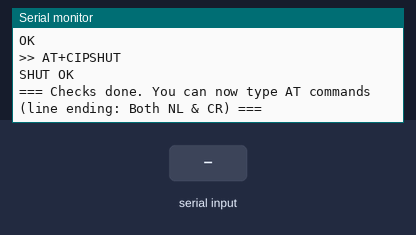
The sketch below on a simulated ESP32. On the bench: the last lines printed to the serial monitor. The test bench sets the inputs (shaded band). The modem accepts every AT command (registered, SIM ready, sends succeed) and sends nothing else.

Above: at 7.8 s.
7.9 s: "ERROR,1\n" received over the second serial link
At 8.3 s:
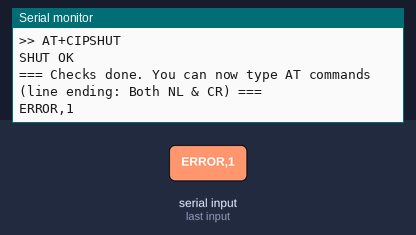
9.4 s: "FAIL,1\n" received over the second serial link
At 10.6 s:
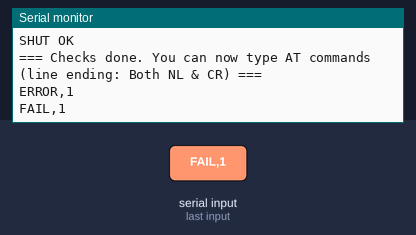
10.9 s: "OK,1\n" received over the second serial link
At 11.8 s:
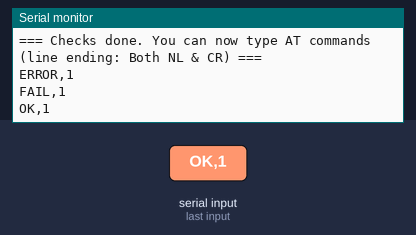
12.4 s: "READY,1\n" received over the second serial link
At 12.9 s:
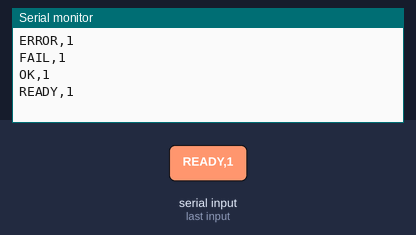
13.9 s: "ERROR" received over the second serial link
At 15.1 s:
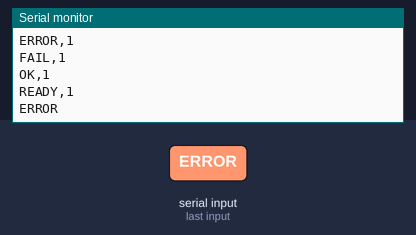
15.4 s: "FAIL" received over the second serial link
At 16.4 s:
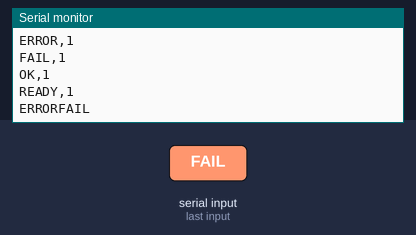

Measured:
- after the input at 7.9 s, the serial monitor: prints a new line at once (image 1)
- after the input at 9.4 s, the serial monitor: prints a new line at once (image 2)
- after the input at 10.9 s, the serial monitor: prints a new line at once (image 3)
- after the input at 12.4 s, the serial monitor: prints a new line at once (image 4)
- after the input at 13.9 s, the serial monitor: prints a new line at once (image 5)
- after the input at 15.4 s, the serial monitor: prints a new line at once (image 6)

The sketch:

sim800l_test.ino
```cpp
/*
  sim800l_test.ino
  ---------------------------------------------------------------
  Step-by-step SIM800L check for ESP32 (no extra libraries needed)

  Runs these checks automatically and prints PASS / FAIL:
    1. Modem answers AT commands      (wiring TX/RX, power)
    2. Supply voltage (AT+CBC)        (should be 3.6 - 4.3 V)
    3. SIM card ready (AT+CPIN?)      (SIM inserted, PIN lock off)
    4. Signal quality (AT+CSQ)        (antenna, coverage)
    5. Network registration (AT+CREG?)
    6. GPRS internet + IP address     (APN, data balance)
    7. TCP connection to the MQTT broker (the path the tracker uses)

  After the checks, the Serial Monitor becomes a pass-through:
  type any AT command (set line ending to "Both NL & CR").

  Wiring (same as the tracker):
    SIM800L TXD -> ESP32 GPIO26
    SIM800L RXD <- ESP32 GPIO27 (through 10k/20k divider)
    SIM800L RST -> ESP32 GPIO5  (optional)
    SIM800L VCC -> separate 4.0 V / 2 A supply + 1000 uF capacitor
    All GND connected together

  Serial Monitor: 115200 baud
  ---------------------------------------------------------------
*/

// ============ USER CONFIGURATION ============
const char* APN       = "gpinternet";      // GP "gpinternet", Robi/Airtel "internet", Banglalink "blweb"
const char* TEST_HOST = "broker.emqx.io";  // MQTT broker used by the tracker
const int   TEST_PORT = 1883;
#define MODEM_RX_PIN  26
#define MODEM_TX_PIN  27
#define MODEM_RST_PIN 5                    // -1 if RST is not connected
#define MODEM_BAUD    9600
// ============================================

HardwareSerial SerialAT(1);

// Send one AT command and collect the reply until OK / ERROR / FAIL / waitFor or timeout
String sendAT(const String& cmd, unsigned long timeoutMs = 2000, const char* waitFor = "OK") {
  while (SerialAT.available()) SerialAT.read();          // drop old data
  SerialAT.print(cmd);
  SerialAT.print("\r\n");
  String resp;
  unsigned long t0 = millis();
  while (millis() - t0 < timeoutMs) {
    while (SerialAT.available()) resp += (char)SerialAT.read();
    if (resp.indexOf(waitFor) >= 0 || resp.indexOf("ERROR") >= 0 || resp.indexOf("FAIL") >= 0) {
      delay(50);
      while (SerialAT.available()) resp += (char)SerialAT.read();
      break;
    }
  }
  resp.trim();
  Serial.printf(">> %s\n%s\n", cmd.c_str(), resp.length() ? resp.c_str() : "(no reply)");
  return resp;
}

// Extract the integer that follows "key" (e.g. "+CSQ: " -> 18)
int numberAfter(const String& s, const char* key, int nth = 0) {
  int p = s.indexOf(key);
  if (p < 0) return -1;
  p += strlen(key);
  for (int i = 0; i < nth; i++) { p = s.indexOf(',', p); if (p < 0) return -1; p++; }
  return s.substring(p).toInt();
}

void result(const char* name, bool ok, const String& note) {
  Serial.printf("   [%s] %s %s\n\n", ok ? "PASS" : "FAIL", name, note.c_str());
}

void setup() {
  Serial.begin(115200);
  delay(500);
  Serial.println("\n=== SIM800L test ===\n");
  SerialAT.begin(MODEM_BAUD, SERIAL_8N1, MODEM_RX_PIN, MODEM_TX_PIN);

  if (MODEM_RST_PIN >= 0) {                 // hardware reset, then wait for boot
    pinMode(MODEM_RST_PIN, OUTPUT);
    digitalWrite(MODEM_RST_PIN, LOW);  delay(300);
    digitalWrite(MODEM_RST_PIN, HIGH);
  }
  Serial.println("Waiting 5 s for the modem to boot ...\n");
  delay(5000);

  // 1. AT (SIM800L auto-detects the baud rate from the first "AT")
  bool atOk = false;
  for (int i = 0; i < 10 && !atOk; i++) atOk = sendAT("AT", 1000).indexOf("OK") >= 0;
  result("Modem responds", atOk, atOk ? "" :
         "-> check: 4.0 V supply, common GND, SIM TXD->GPIO26, RXD->GPIO27, module LED blinking?");
  if (!atOk) { Serial.println("Stopping. Fix the above and press EN/RESET."); return; }

  sendAT("ATE0");                           // no echo -> cleaner replies
  sendAT("ATI");                            // module name / firmware

  // 2. Supply voltage
  String r = sendAT("AT+CBC");
  int mv = numberAfter(r, "+CBC: ", 2);
  result("Supply voltage", mv >= 3600 && mv <= 4300,
         String("= ") + mv + " mV" + (mv > 0 && mv < 3600 ? " -> too low, modem will reset during TX" : ""));

  // 3. SIM card
  r = sendAT("AT+CPIN?");
  bool simOk = r.indexOf("READY") >= 0;
  result("SIM ready", simOk, simOk ? "" : "-> SIM inserted correctly? PIN lock disabled?");

  // 4. Signal quality (0-31, 99 = unknown)
  r = sendAT("AT+CSQ");
  int csq = numberAfter(r, "+CSQ: ");
  const char* q = (csq == 99 || csq < 0) ? "no signal (antenna?)" : csq < 10 ? "weak" : csq < 15 ? "OK" : csq < 20 ? "good" : "excellent";
  result("Signal", csq >= 10 && csq != 99, String("CSQ = ") + csq + " (" + q + ")");

  // 5. Network registration (wait up to 60 s)
  bool regOk = false;
  for (int i = 0; i < 20 && !regOk; i++) {
    r = sendAT("AT+CREG?");
    int stat = numberAfter(r, "+CREG: ", 1);
    regOk = (stat == 1 || stat == 5);         // 1 = home, 5 = roaming
    if (!regOk) delay(3000);
  }
  sendAT("AT+COPS?");                         // operator name
  result("Registered on 2G network", regOk, regOk ? "" : "-> no 2G coverage / SIM blocked / weak signal / low power");
  if (!regOk) { Serial.println("Stopping before GPRS. Type AT commands below to investigate."); return; }

  // 6. GPRS internet
  sendAT("AT+CIPSHUT", 5000, "SHUT OK");
  sendAT("AT+CGATT=1", 10000);
  sendAT(String("AT+CSTT=\"") + APN + "\"");
  r = sendAT("AT+CIICR", 30000);
  r = sendAT("AT+CIFSR", 5000, ".");          // replies with the IP address (no OK)
  bool ipOk = r.indexOf('.') > 0 && r.indexOf("ERROR") < 0;
  result("GPRS internet", ipOk, ipOk ? String("IP = ") + r : String("-> check APN (\"") + APN + "\") and data balance");

  // 7. TCP connection to the MQTT broker
  if (ipOk) {
    r = sendAT(String("AT+CIPSTART=\"TCP\",\"") + TEST_HOST + "\"," + TEST_PORT, 20000, "CONNECT");
    bool tcpOk = r.indexOf("CONNECT OK") >= 0 || r.indexOf("ALREADY CONNECT") >= 0;
    result("TCP to MQTT broker", tcpOk, String(TEST_HOST) + ":" + TEST_PORT +
           (tcpOk ? " -> the tracker will work" : " -> blocked or DNS failed"));
    sendAT("AT+CIPCLOSE", 3000);
    sendAT("AT+CIPSHUT", 5000, "SHUT OK");
  }

  Serial.println("=== Checks done. You can now type AT commands (line ending: Both NL & CR) ===");
}

void loop() {
  // Pass-through between the Serial Monitor and the modem
  while (Serial.available())   SerialAT.write(Serial.read());
  while (SerialAT.available()) Serial.write(SerialAT.read());
}
```
